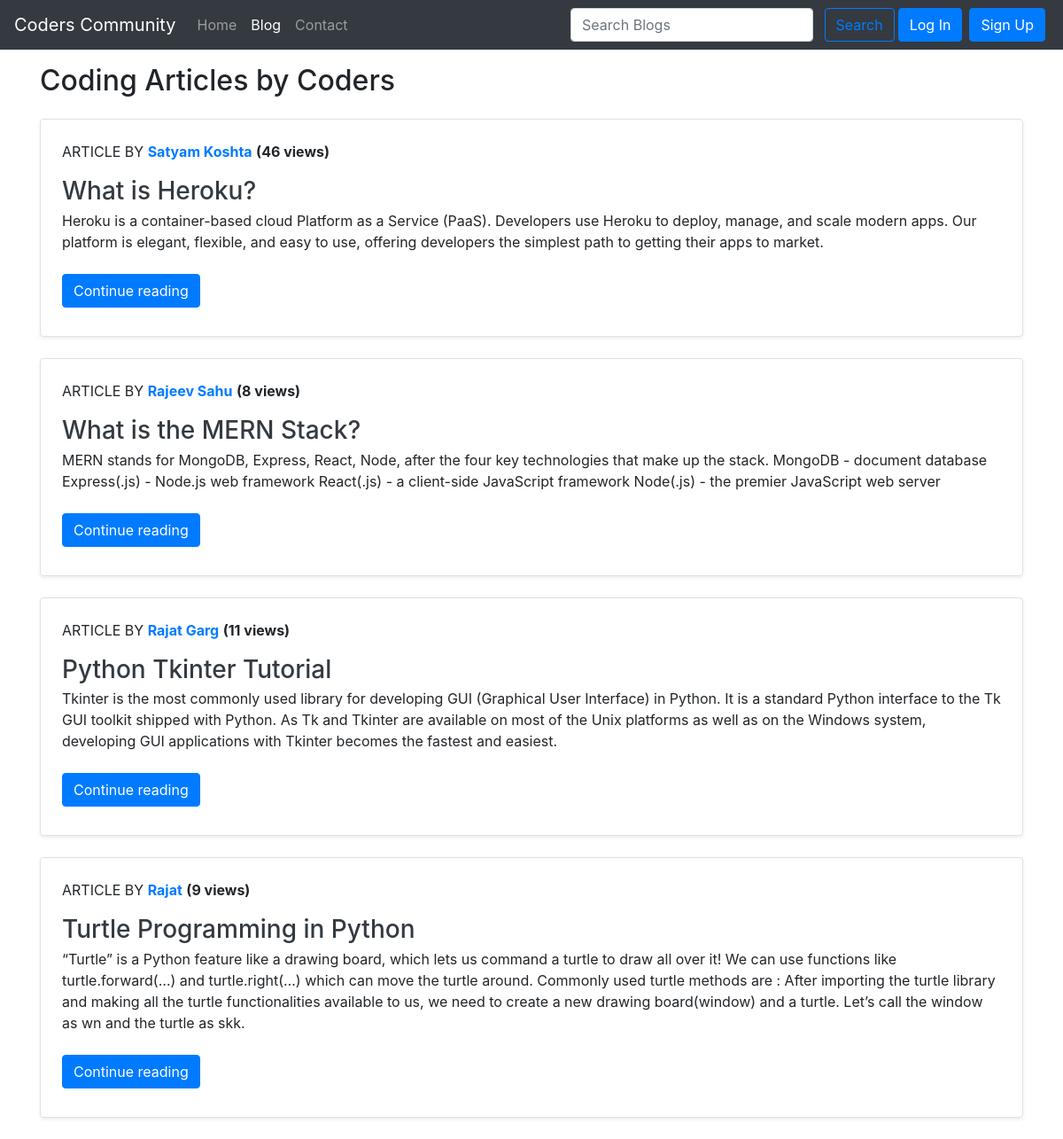
The page /blog/ on the database as committed earlier.
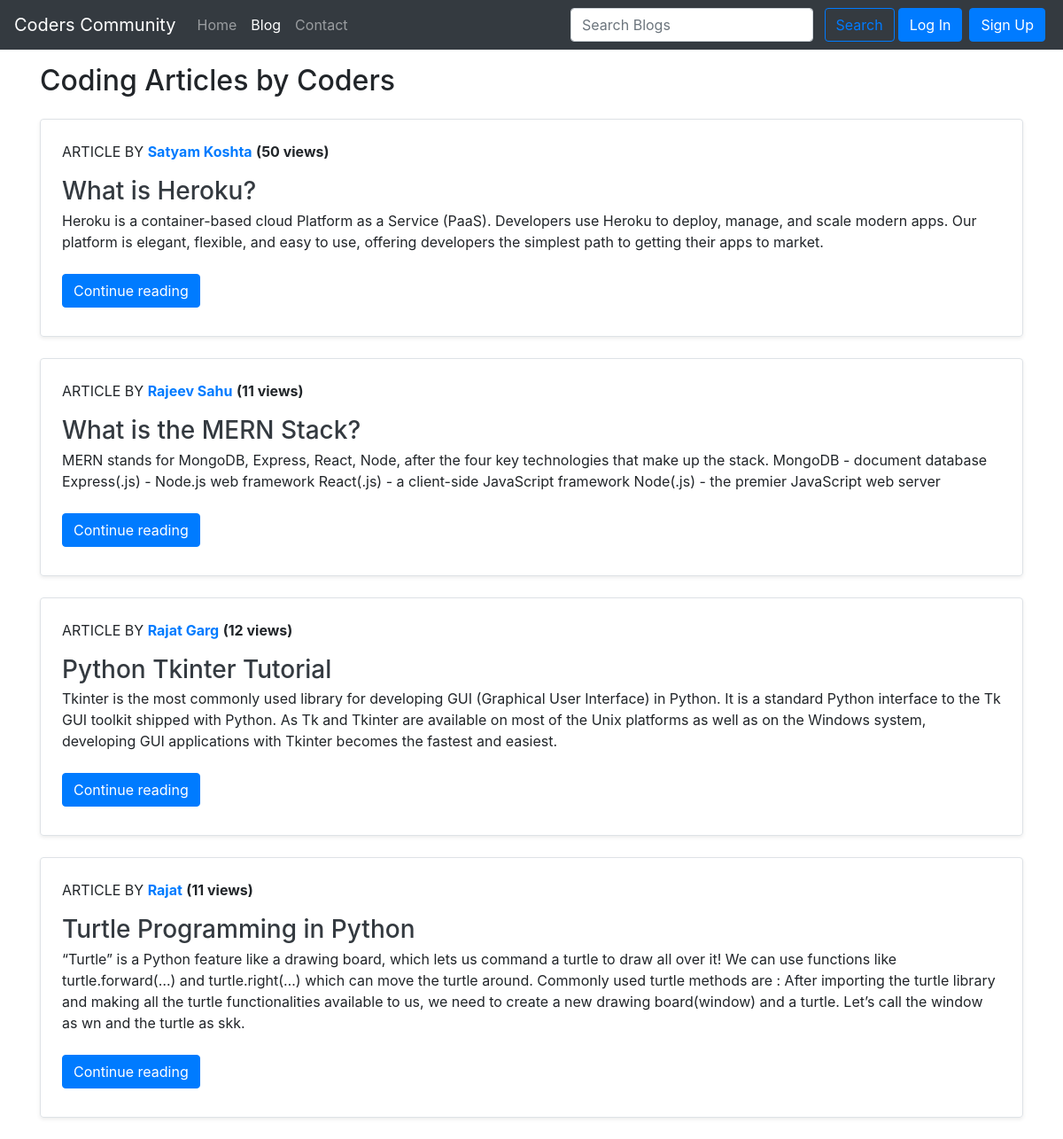
The same page on the database as committed later.
### blog/models.py (models this page shows, shortened)
class Post(models.Model):
    sno=models.AutoField(primary_key=True)
    title=models.CharField(max_length=50)
    content=models.TextField()
    author=models.CharField(max_length=50)
    authorDesc=models.CharField(max_length=250)
    user = models.ForeignKey(User, blank=True, null=True,
                             on_delete=models.CASCADE)
    slug=models.CharField(max_length=100)
    views=models.IntegerField(default=0)
    timeStamp=models.DateTimeField(blank=True)

### blog/views.py (the view)
# urls.py: path('',views.blogHome,name="blogHome"),
def blogHome(request):
    allPosts=Post.objects.all()
    context={'allPosts':allPosts}
    return render(request,"blog/blogHome.html",context)

### templates/blog/blogHome.html (shortened to what this page needs)
{% extends 'base.html' %} {% block title %} BlogHome {% endblock title %}
{% block blogactive %} active {% endblock blogactive %}
{% block body %}
<div class="container my-3">
  <h2>Coding Articles by Coders</h2>
  {% for post in allPosts  %}
  <div
    class="row no-gutters border rounded overflow-hidden flex-md-row mb-4 my-4 shadow-sm h-md-250 position-relative"
  >
    <div class="col p-4 d-flex flex-column position-static">
     <p> ARTICLE BY <strong class="d-inline-block  text-primary"><a href="/about/{{post.author}}"> {{post.author}} </strong></a> <b>({{post.views}} views)</b></p>
      <h3 class="mb-0"><a href="/blog/{{post.slug}}" class="text-dark">{{post.title}}</a></h3>
      <p class="card-text mb-auto">
       <div class="preview"> {{post.content|safe| truncatechars:500}}</div>
      </p>
      <div class="my-2">
        <a href="/blog/{{post.slug}}" role="button" class="btn btn-primary">Continue reading</a>
      </div>
    </div>
  </div>
  {% endfor %}
</div>
{% endblock body %}

### templates/base.html (shortened to what this page needs)
<!DOCTYPE html>
<html lang="en">
  <head>
    <link
      rel="stylesheet"
      href="https://cdn.jsdelivr.net/npm/bootstrap@4.3.1/dist/css/bootstrap.min.css"
    />
  </head>
  <body>
    <nav class="navbar navbar-expand-lg navbar-dark bg-dark">
      <a class="navbar-brand" href="/">Coders Community</a>
      <div class="collapse navbar-collapse" id="navbarSupportedContent">
        <ul class="navbar-nav mr-auto">
          <li class="nav-item {% block homeactive %}{% endblock homeactive %}">
            <a class="nav-link" href="/"
              >Home <span class="sr-only">(current)</span></a
            >
          </li>
          <li class="nav-item {% block blogactive %}{% endblock blogactive %}">
            <a class="nav-link" href="/blog">Blog</a>
          </li>
          <li class="nav-item {% block contactactive %}{% endblock contactactive %}">
            <a class="nav-link" href="/contact">Contact</a>
          </li>
        </ul>
        <div class="ml-auto form-inline">
        <form method="get" action="/search" class=" my-2 my-lg-0">
          <input
            name="query"
            id="search"
            class="form-control mr-sm-2"
            type="search"
            placeholder="Search Blogs"
            aria-label="Search"
          />
          <button class="btn btn-outline-primary my-2 my-sm-0" type="submit">
            Search
          </button>
        </form>
         {% if user.is_authenticated %}
         <ul class="navbar-nav">
          <li class="nav-item dropdown">
            <a class="nav-link dropdown-toggle" href="#" id="navbarDropdown" role="button" data-toggle="dropdown" aria-expanded="false">
              Welcome {{request.user}}
            </a>
            <ul class="dropdown-menu" aria-labelledby="navbarDropdown">
              <a class="dropdown-item" href="/logout">Logout</a>
            </ul>
          </li>
         </ul>
        </div>
         {% else %}
         <button type="button" class="btn btn-primary mx-1" data-toggle="modal" data-target="#loginModal">
          Log In
          </button>
         <button type="button" class="btn btn-primary mx-1" data-toggle="modal" data-target="#signupModal">
         Sign Up
         </button>
         {% endif %}
      </div>
    </div>
    </nav>
    {% block body %} {% endblock body %}
  </body>
</html>

Rows that differ between the two databases and show on the page:
changed Post "What is Heroku?": views "46" → "50"
changed Post "What is the MERN Stack?": views "8" → "11"
changed Post "Python Tkinter Tutorial": views "11" → "12"
changed Post "Turtle Programming in Python": views "9" → "11"
